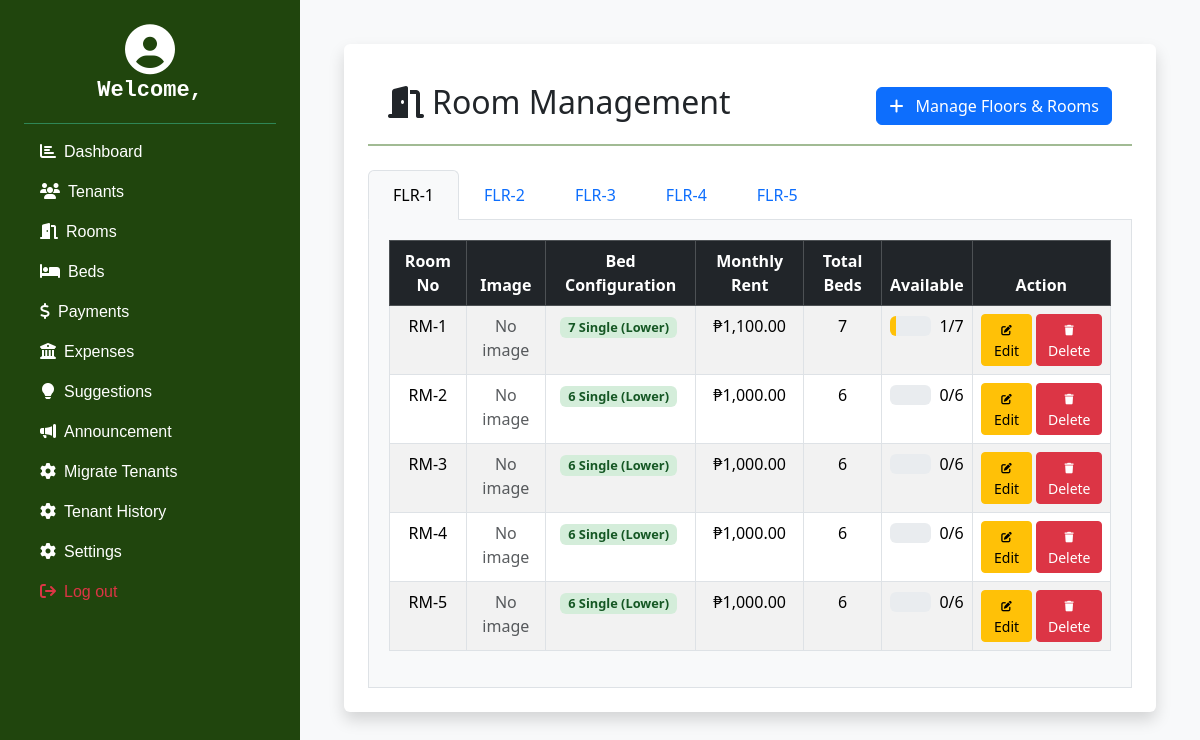
The page /admin/rooms.php on the database its author committed.
### tables this page shows
CREATE TABLE `floors` (
  `floor_id` int(11) NOT NULL AUTO_INCREMENT,
  `floor_no` varchar(10) DEFAULT NULL,
  PRIMARY KEY (`floor_id`)
);

CREATE TABLE `rooms` (
  `room_id` int(11) NOT NULL AUTO_INCREMENT,
  `room_no` varchar(10) DEFAULT NULL,
  `capacity` int(11) NOT NULL,
  `floor_id` int(11) NOT NULL,
  `room_image` varchar(255) DEFAULT NULL,
  PRIMARY KEY (`room_id`),
  KEY `FK_floors_TO_rooms` (`floor_id`),
  CONSTRAINT `FK_floors_TO_rooms` FOREIGN KEY (`floor_id`) REFERENCES `floors` (`floor_id`)
);

### admin/rooms.php (the view, shortened to what this page needs)
<?php
include('../connection/db.php');
$floors_with_rooms = [];
$floors_result = mysqli_query($conn, "SELECT * FROM floors ORDER BY LENGTH(floor_no), floor_no");
while ($floor = mysqli_fetch_assoc($floors_result)) {
    $floor_id = $floor['floor_id'];
    $rooms_result = mysqli_query($conn, "
        SELECT
            rooms.room_id,
            rooms.room_no,
            rooms.room_image,
            rooms.floor_id,
            floors.floor_no,
            COUNT(beds.bed_id) AS total_beds,
            SUM(CASE WHEN beds.status = 'Vacant' THEN 1 ELSE 0 END) AS available_beds,
            MIN(beds.monthly_rent) AS min_rent,
            MAX(beds.monthly_rent) AS max_rent,
            SUM(CASE WHEN beds.bed_type = 'Single' THEN 1 ELSE 0 END) AS single_beds,
            SUM(CASE WHEN beds.bed_type = 'Double' AND beds.deck = 'Upper' THEN 1 ELSE 0 END) AS double_beds
        FROM rooms
        JOIN floors ON rooms.floor_id = floors.floor_id
        LEFT JOIN beds ON rooms.room_id = beds.room_id
        WHERE rooms.floor_id = $floor_id
        GROUP BY rooms.room_id
        ORDER BY rooms.room_no
    ");
    $rooms = [];
    while ($room = mysqli_fetch_assoc($rooms_result)) {
        $rooms[] = $room;
    }
    $floors_with_rooms[] = [
        'floor_id' => $floor['floor_id'],
        'floor_no' => $floor['floor_no'],
        'rooms' => $rooms
    ];
}
?>
<!DOCTYPE html>
<html lang="en">
<head>
    <link rel="stylesheet" href="https://cdn.jsdelivr.net/npm/bootstrap@5.3.3/dist/css/bootstrap.min.css" />
    <link rel="stylesheet" href="https://cdnjs.cloudflare.com/ajax/libs/font-awesome/6.4.0/css/all.min.css" />
    <link rel="stylesheet" href="https://cdn.datatables.net/1.13.4/css/dataTables.bootstrap5.min.css" />
    <link rel="stylesheet" href="CSS/sidebar.css">
</head>
<body>
<div class="d-flex">
    <?php include 'includes/sidebar.php'; ?>
    <div class="main-content">
    <div class="flex-grow-1 p-4">
        <div class="container bg-white p-4 shadow rounded">
            <div class="header-container">
                <h2><i class="fa fa-door-open me-2"></i>Room Management</h2>
                <div>
                    <button class="btn btn-primary" data-bs-toggle="offcanvas" data-bs-target="#offcanvasFloorRoomManagement">
                        <i class="fa fa-plus me-2"></i> Manage Floors & Rooms
                    </button>
                </div>
            </div>
            <ul class="nav nav-tabs" id="floorTabs" role="tablist">
                <?php foreach ($floors_with_rooms as $index => $floor): ?>
                    <li class="nav-item" role="presentation">
                        <button class="nav-link <?= $index === 0 ? 'active' : '' ?>"
                                id="floor-<?= $floor['floor_id'] ?>-tab"
                                data-bs-toggle="tab"
                                data-bs-target="#floor-<?= $floor['floor_id'] ?>"
                                type="button"
                                role="tab"
                                aria-controls="floor-<?= $floor['floor_id'] ?>"
                                aria-selected="<?= $index === 0 ? 'true' : 'false' ?>">
                            <?= htmlspecialchars($floor['floor_no']) ?>
                        </button>
                    </li>
                <?php endforeach; ?>
            </ul>
            <div class="tab-content" id="floorTabsContent">
                <?php foreach ($floors_with_rooms as $index => $floor): ?>
                    <div class="tab-pane fade <?= $index === 0 ? 'show active' : '' ?>"
                         id="floor-<?= $floor['floor_id'] ?>"
                         role="tabpanel"
                         aria-labelledby="floor-<?= $floor['floor_id'] ?>-tab">
                        <table class="table table-bordered table-striped floor-table" id="floorTable-<?= $floor['floor_id'] ?>">
                            <thead class="table-dark text-center">
                                <tr>
                                    <th>Room No</th>
                                    <th>Image</th>
                                    <th>Bed Configuration</th>
                                    <th>Monthly Rent</th>
                                    <th>Total Beds</th>
                                    <th>Available</th>
                                    <th>Action</th>
                                </tr>
                            </thead>
                            <tbody class="text-center">
                                <?php foreach ($floor['rooms'] as $row):
                                    $single_count = $row['single_beds'];
                                    $double_count = $row['double_beds'];
                                    $total_beds = $row['total_beds'];
                                    $available_beds = $row['available_beds'];
                                    $bed_config = [];
                                    if ($single_count > 0) {
                                        $bed_config[] = '<span class="badge bed-badge single-bed">' . $single_count . ' Single (Lower)</span>';
                                    }
                                    if ($double_count > 0) {
                                        $bed_config[] = '<span class="badge bed-badge double-bed">' . $double_count . ' Double (Upper/Lower)</span>';
                                    }
                                    $bed_config_display = !empty($bed_config) ? implode(' ', $bed_config) : '<span class="text-muted">No beds</span>';
                                    $available_percentage = $total_beds > 0 ? ($available_beds / $total_beds) * 100 : 0;
                                ?>
                                <tr>
                                    <td><?= htmlspecialchars($row['room_no']) ?></td>
                                    <td>
                                        <?php if (!empty($row['room_image'])): ?>
                                            <img src="<?= htmlspecialchars($row['room_image']) ?>"
                                                 class="thumbnail"
                                                 style="width: 60px; height: 40px; object-fit: cover;"
                                                 data-bs-toggle="modal"
                                                 data-bs-target="#imageModal"
                                                 data-image="<?= htmlspecialchars($row['room_image']) ?>">
                                        <?php else: ?>
                                            <span class="text-muted">No image</span>
                                        <?php endif; ?>
                                    </td>
                                    <td>
                                        <?= $bed_config_display ?>
                                    </td>
                                    <td>
                                        <?php if ($row['min_rent'] == $row['max_rent']): ?>
                                            ₱<?= number_format($row['min_rent'], 2) ?>
                                        <?php else: ?>
                                            ₱<?= number_format($row['min_rent'], 2) ?> - ₱<?= number_format($row['max_rent'], 2) ?>
                                        <?php endif; ?>
                                    </td>
                                    <td><?= $total_beds ?></td>
                                    <td>
                                        <div class="d-flex align-items-center">
                                            <div class="progress progress-thin flex-grow-1">
                                                <div class="progress-bar <?= $available_percentage == 100 ? 'bg-success' : ($available_percentage == 0 ? 'bg-danger' : 'bg-warning') ?>"
                                                     role="progressbar"
                                                     style="width: <?= $available_percentage ?>%"
                                                     aria-valuenow="<?= $available_percentage ?>"
                                                     aria-valuemin="0"
                                                     aria-valuemax="100">
                                                </div>
                                            </div>
                                            <span class="ms-2"><?= $available_beds ?>/<?= $total_beds ?></span>
                                        </div>
                                    </td>
                                   <td>
                                        <div class="d-flex gap-1">
                                            <button class="btn btn-sm btn-warning px-2 py-1"
                                                    data-bs-toggle="offcanvas"
                                                    data-bs-target="#offcanvasEditRoom<?= $row['room_id'] ?>">
                                                <i class="fas fa-edit fa-xs"></i> Edit
                                            </button>
                                            <a href="?delete=<?= $row['room_id'] ?>"
                                            class="btn btn-sm btn-danger px-2 py-1"
                                            onclick="return confirm('Delete this room and all its beds?')">
                                                <i class="fas fa-trash fa-xs"></i> Delete
                                            </a>
                                        </div>
                                    </td>
                                </tr>
                                <?php endforeach; ?>
                            </tbody>
                        </table>
                    </div>
                <?php endforeach; ?>
            </div>
        </div>
    </div>
</div>
    </div>
</body>
</html>

### admin/CSS/sidebar.css (style rules this page uses)
html, body { height: 100%; margin: 0; padding: 0; }
.main-content { margin-left: 300px; padding: 20px; margin-left: 300px; flex-grow: 1; min-height: 100vh; background-color: #f8f9fa; padding: 20px; display: flex; flex-direction: column; }
.header-container { display: flex; justify-content: space-between; align-items: center; padding: 15px 20px; border-bottom: 2px solid #a1bb94; }

### admin/rooms.php (style rules this page uses)
.nav-tabs .nav-link { font-weight: 500; padding: 0.75rem 1.5rem; }
.nav-tabs .nav-link.active { background-color: #f8f9fa; border-bottom-color: #f8f9fa; }
.tab-content { border-left: 1px solid #dee2e6; border-right: 1px solid #dee2e6; border-bottom: 1px solid #dee2e6; padding: 20px; background-color: #f8f9fa; }
.header-container { display: flex; justify-content: space-between; align-items: center; margin-bottom: 1.5rem; }
.bed-badge { font-size: 0.8rem; padding: 0.25rem 0.5rem; margin-right: 0.25rem; }
.single-bed { background-color: #d4edda; color: #155724; }
.progress-thin { height: 20px; }

### rows shown on the page
floors: floor_no "FLR-4"
rooms: room_no "RM-1", shows "No image", single_count "7", min_rent "1,100.00", total_beds "7", $available_percentage 14.285714285714 (drawn), available_beds "1"
rooms: room_no "RM-2", shows "No image", single_count "6", min_rent "1,000.00", total_beds "6", available_beds "0"
rooms: room_no "RM-3", shows "No image", single_count "6", min_rent "1,000.00", total_beds "6", available_beds "0"
rooms: room_no "RM-4", shows "No image", single_count "6", min_rent "1,000.00", total_beds "6", available_beds "0"
rooms: room_no "RM-5", shows "No image", single_count "6", min_rent "1,000.00", total_beds "6", available_beds "0"

### other values the page prints
$floor['floor_no'] "FLR-1"
$floor['floor_no'] "FLR-2"
$floor['floor_no'] "FLR-3"
$floor['floor_no'] "FLR-5"
